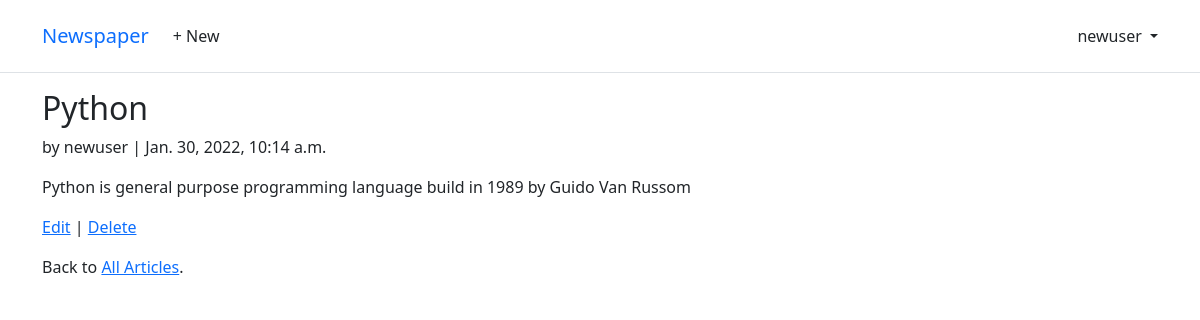
The app's page /articles/2/ (signed in) with its own data.
### users/models.py (models this page shows)
class CustomUser(AbstractUser):
    age = models.PositiveBigIntegerField(null=True, blank=True)

### articles/models.py (models this page shows, shortened)
class Article(models.Model):
    title = models.CharField(max_length=255)
    body = models.TextField()
    date = models.DateTimeField(auto_now_add=True)
    author = models.ForeignKey(get_user_model(), on_delete=models.CASCADE)

### articles/views.py (the view)
# urls.py: path("<int:pk>/", ArticleDetailView.as_view(), name="article_detail"),
class ArticleDetailView(DetailView):
    model = Article
    template_name = "article_detail.html"

### templates/article_detail.html
{% extends 'base.html' %}
{% block content %}
    <div class="article-entry">
        <h2>{{ object.title }}</h2>
        <p>by {{ object.author }} | {{ object.date }}</p>
        <p>{{ object.body }}</p>
    </div>
    <p><a href="{% url 'article_edit' article.pk %}">Edit</a> |
        <a href="{% url 'article_delete' article.pk %}">Delete</a></p>
        <p>Back to <a href="{% url 'article_list' %}">All Articles</a>.</p>
{% endblock content %}

### templates/base.html (shortened to what this page needs)
<!DOCTYPE html>
<html>
<head>
    <link href="https://cdn.jsdelivr.net/npm/bootstrap@5.1.3/dist/css/bootstrap.min.css" rel="stylesheet"
>
</head>
<body>
    <header class="p-3 mb-3 border-bottom">
        <div class="container ">
            <div class="d-flex flex-wrap align-items-center justify-content-center
            justify-content-lg-start">
                <a class="navbar-brand" href="{% url 'home' %}">Newspaper</a>
                <ul class="nav col-12 col-lg-auto me-lg-auto mb-2 justify-content-center
              mb-md-0">
                    {% if user.is_authenticated %}
                    <li><a href="{% url 'article_create' %}" class="nav-link px-2 link-dark">+ New</a></li>
                </ul>
                <div class="dropdown text-end">
                    <a href="#" class="d-block link-dark text-decoration-none dropdown-toggle" id="dropdownUser1"
                        data-bs-toggle="dropdown" aria-expanded="false">
                        {{ user.username }}
                    </a>
                </div>
                {% else %}
                </ul>
                <div class="text-end">
                    <a href="{% url 'login' %}" class="btn btn-outline-primary me-2">Log In</a>
                    <a href="{% url 'signup' %}" class="btn btn-primary">Sign Up</a>
                </div>
                {% endif %}
            </div>
        </div>
    </header>
    <main class="container">
        {% block content %}
        {% endblock content %}
    </main>
</body>
</html>

### records on screen
CustomUser: username "newuser"
Article: title "Python", author "newuser", date "Jan. 30, 2022, 10:14 a.m.", body "Python is general purpose programming language build in 1989 by Guido Van Russom"
